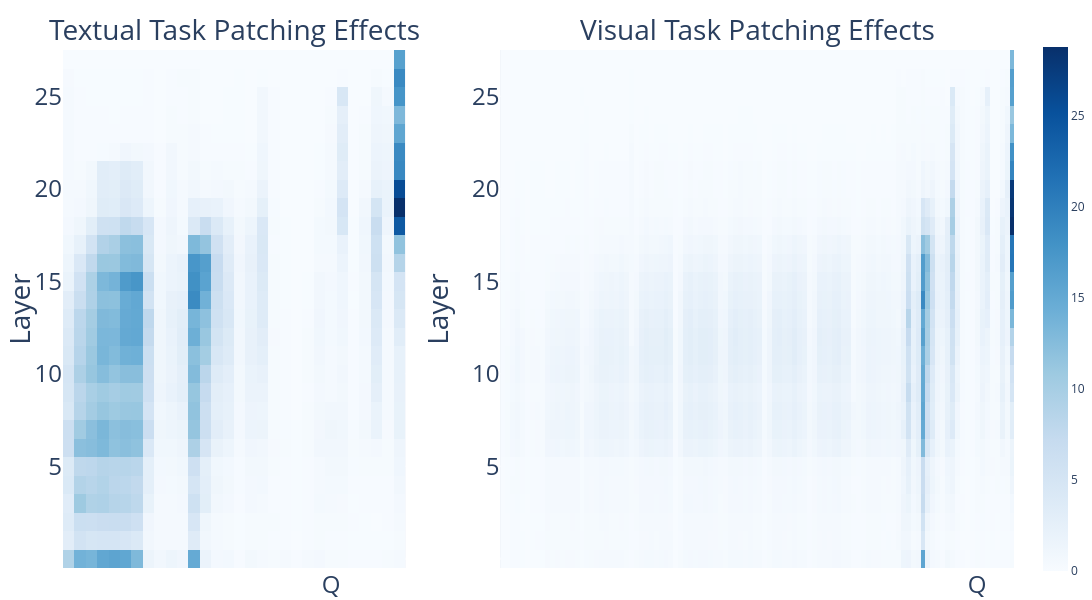
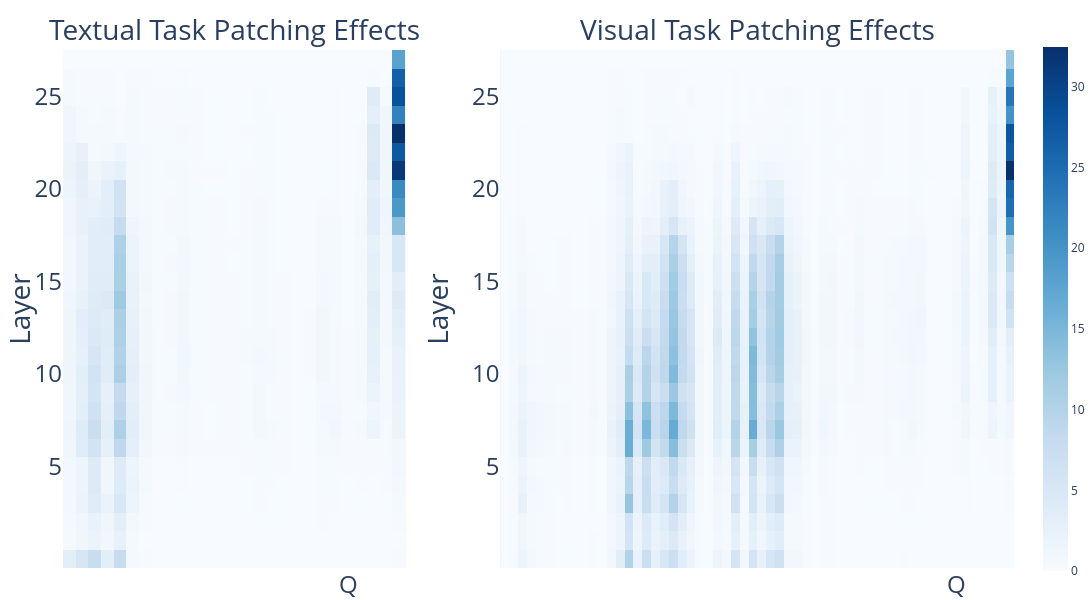
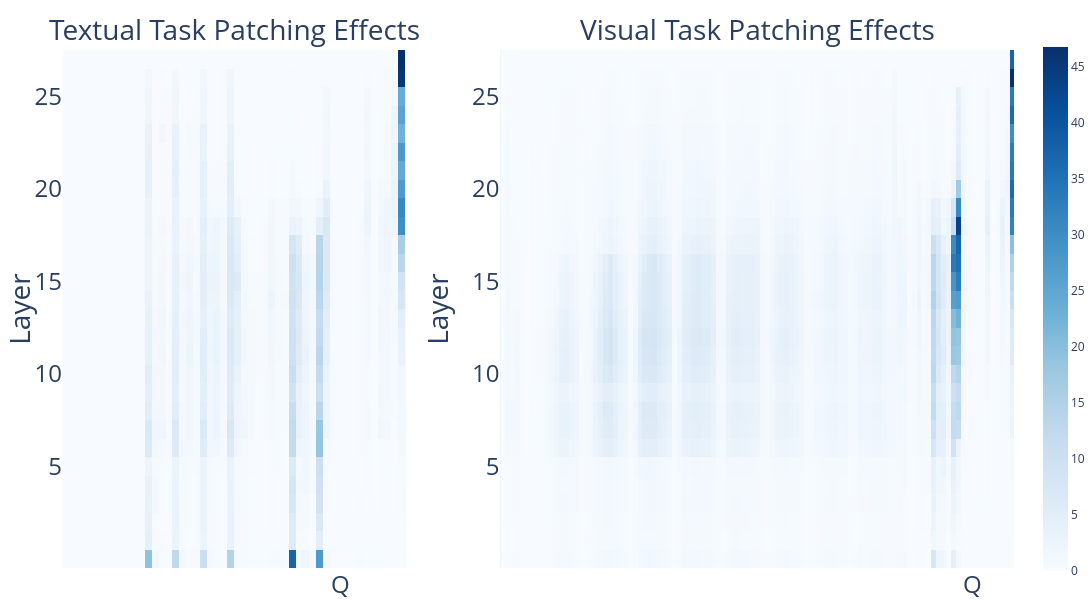

The notebook cell saved with these charts, in order:
### Code cell
fs = 28  # Font size

task_name = SUPPORTED_TASKS[0]

for task_name in SUPPORTED_TASKS:
# for task_name in SUPPORTED_TASKS[:-1]: # Exclude the last task (factual recall) since it has some out-of-memory issues for L faithfulness
    print(f"Task name: {task_name}")
    for model_name in MODEL_NAMES:
        fig = make_subplots(
            rows=1, cols=2,
            column_widths=[0.4, 0.6],
            subplot_titles=["Textual Task Patching Effects", "Visual Task Patching Effects"],
        )

        for col, modality in enumerate(['l', 'vl'], start=1):
            scores = torch.load(f'./data/{task_name}/{where_results}/{model_name}/node_scores/nap_ig_{modality}_ig=5_metric=LD.pt', weights_only=True)
            scores = {k: v.abs() for (k, v) in scores.items()}
            n_layers = len([k for k in scores.keys() if 'mlp.hook_post' in k])
            seq_len = scores[list(scores.keys())[0]].shape[0]

            summed_scores_per_layer_per_pos = torch.zeros(n_layers, seq_len)
            for layer in range(n_layers):
                mlp_hook_key = f'blocks.{layer}.mlp.hook_post'
                attn_hook_key = f'blocks.{layer}.attn.hook_z'
                for pos in range(seq_len):
                    summed_scores_per_layer_per_pos[layer, pos] = scores[mlp_hook_key][pos].sum() + scores[attn_hook_key][pos].sum()

            if modality == 'l':
                start_of_data, end_of_data = get_text_sequence_positions(model_name, task_name)
                summed_scores_per_layer_per_pos = summed_scores_per_layer_per_pos[:, start_of_data:]
                tickvals = [end_of_data]
                ticktext = ['Q']
                coloraxis = "coloraxis1"
            else:
                start_of_data, end_of_data = get_image_positions(model_name, task_name)
                summed_scores_per_layer_per_pos = summed_scores_per_layer_per_pos[:, start_of_data:]
                tickvals = [end_of_data]
                ticktext = ['Q']
                coloraxis = "coloraxis2"
            fig.update_annotations(font_size=fs)
            fig.add_trace(
                go.Heatmap(
                    z=summed_scores_per_layer_per_pos.numpy(),
                    coloraxis=coloraxis,
                ),
                row=1, col=col
            )

            fig.update_xaxes(
                tickvals=tickvals,
                ticktext=ticktext,
                tickfont=dict(size=fs - 4),
                row=1, col=col
            )
            fig.update_yaxes(
                tickvals=list(range(5, n_layers, 5)),
                title=dict(text="Layer", font=dict(size=fs)),
                tickfont=dict(size=fs - 4),
                row=1, col=col
            )

        fig.update_layout(
            coloraxis1=dict(colorscale="Blues", showscale=False),
            coloraxis2=dict(colorscale="Blues", colorbar=dict(thickness=25, len=1.05)),
            width=1600,
            height=600,
            margin=dict(l=0, r=0, t=50, b=0),
        )

        print(model_name, task_name)
        fig.show()
        os.makedirs("./figures/appendix_heatmaps", exist_ok=True)
        pio.write_image(fig, f"./figures/appendix_heatmaps/{model_name}_{task_name}.png")

### Figure 1 — Plotly figure (JSON) as saved in the notebook; plotly's stock layout.template omitted (floating-point values rounded to 4 significant figures; data arrays with more than 128 entries replaced by an {"elided": "..."} marker saying what was removed)
{"data": [{"coloraxis": "coloraxis", "type": "heatmap", "xaxis": "x", "yaxis": "y", "z": {"elided": "28x30 float values"}}, {"coloraxis": "coloraxis2", "type": "heatmap", "xaxis": "x2", "yaxis": "y2", "z": {"elided": "28x104 float values"}}], "layout": {"annotations": [{"font": {"size": 28}, "showarrow": false, "text": "Textual Task Patching Effects", "x": 0.18, "xanchor": "center", "xref": "paper", "y": 1, "yanchor": "bottom", "yref": "paper"}, {"font": {"size": 28}, "showarrow": false, "text": "Visual Task Patching Effects", "x": 0.73, "xanchor": "center", "xref": "paper", "y": 1, "yanchor": "bottom", "yref": "paper"}], "coloraxis": {"colorscale": [[0, "rgb(247,251,255)"], [0.125, "rgb(222,235,247)"], [0.25, "rgb(198,219,239)"], [0.375, "rgb(158,202,225)"], [0.5, "rgb(107,174,214)"], [0.625, "rgb(66,146,198)"], [0.75, "rgb(33,113,181)"], [0.875, "rgb(8,81,156)"], [1, "rgb(8,48,107)"]], "showscale": false}, "coloraxis2": {"colorbar": {"len": 1.05, "thickness": 25}, "colorscale": [[0, "rgb(247,251,255)"], [0.125, "rgb(222,235,247)"], [0.25, "rgb(198,219,239)"], [0.375, "rgb(158,202,225)"], [0.5, "rgb(107,174,214)"], [0.625, "rgb(66,146,198)"], [0.75, "rgb(33,113,181)"], [0.875, "rgb(8,81,156)"], [1, "rgb(8,48,107)"]]}, "height": 600, "margin": {"b": 0, "l": 0, "r": 0, "t": 50}, "width": 1600, "xaxis": {"anchor": "y", "domain": [0, 0.36], "tickfont": {"size": 24}, "ticktext": ["Q"], "tickvals": [23]}, "xaxis2": {"anchor": "y2", "domain": [0.46, 1], "tickfont": {"size": 24}, "ticktext": ["Q"], "tickvals": [96]}, "yaxis": {"anchor": "x", "domain": [0, 1], "tickfont": {"size": 24}, "tickvals": [5, 10, 15, 20, 25], "title": {"font": {"size": 28}, "text": "Layer"}}, "yaxis2": {"anchor": "x2", "domain": [0, 1], "tickfont": {"size": 24}, "tickvals": [5, 10, 15, 20, 25], "title": {"font": {"size": 28}, "text": "Layer"}}}}

### Figure 2 — Plotly figure (JSON) as saved in the notebook; plotly's stock layout.template omitted (floating-point values rounded to 4 significant figures; data arrays with more than 128 entries replaced by an {"elided": "..."} marker saying what was removed)
{"data": [{"coloraxis": "coloraxis", "type": "heatmap", "xaxis": "x", "yaxis": "y", "z": {"elided": "28x27 float values"}}, {"coloraxis": "coloraxis2", "type": "heatmap", "xaxis": "x2", "yaxis": "y2", "z": {"elided": "28x58 float values"}}], "layout": {"annotations": [{"font": {"size": 28}, "showarrow": false, "text": "Textual Task Patching Effects", "x": 0.18, "xanchor": "center", "xref": "paper", "y": 1, "yanchor": "bottom", "yref": "paper"}, {"font": {"size": 28}, "showarrow": false, "text": "Visual Task Patching Effects", "x": 0.73, "xanchor": "center", "xref": "paper", "y": 1, "yanchor": "bottom", "yref": "paper"}], "coloraxis": {"colorscale": [[0, "rgb(247,251,255)"], [0.125, "rgb(222,235,247)"], [0.25, "rgb(198,219,239)"], [0.375, "rgb(158,202,225)"], [0.5, "rgb(107,174,214)"], [0.625, "rgb(66,146,198)"], [0.75, "rgb(33,113,181)"], [0.875, "rgb(8,81,156)"], [1, "rgb(8,48,107)"]], "showscale": false}, "coloraxis2": {"colorbar": {"len": 1.05, "thickness": 25}, "colorscale": [[0, "rgb(247,251,255)"], [0.125, "rgb(222,235,247)"], [0.25, "rgb(198,219,239)"], [0.375, "rgb(158,202,225)"], [0.5, "rgb(107,174,214)"], [0.625, "rgb(66,146,198)"], [0.75, "rgb(33,113,181)"], [0.875, "rgb(8,81,156)"], [1, "rgb(8,48,107)"]]}, "height": 600, "margin": {"b": 0, "l": 0, "r": 0, "t": 50}, "width": 1600, "xaxis": {"anchor": "y", "domain": [0, 0.36], "tickfont": {"size": 24}, "ticktext": ["Q"], "tickvals": [22]}, "xaxis2": {"anchor": "y2", "domain": [0.46, 1], "tickfont": {"size": 24}, "ticktext": ["Q"], "tickvals": [51]}, "yaxis": {"anchor": "x", "domain": [0, 1], "tickfont": {"size": 24}, "tickvals": [5, 10, 15, 20, 25], "title": {"font": {"size": 28}, "text": "Layer"}}, "yaxis2": {"anchor": "x2", "domain": [0, 1], "tickfont": {"size": 24}, "tickvals": [5, 10, 15, 20, 25], "title": {"font": {"size": 28}, "text": "Layer"}}}}

### Figure 3 — Plotly figure (JSON) as saved in the notebook; plotly's stock layout.template omitted (floating-point values rounded to 4 significant figures; data arrays with more than 128 entries replaced by an {"elided": "..."} marker saying what was removed)
{"data": [{"coloraxis": "coloraxis", "type": "heatmap", "xaxis": "x", "yaxis": "y", "z": {"elided": "28x50 float values"}}, {"coloraxis": "coloraxis2", "type": "heatmap", "xaxis": "x2", "yaxis": "y2", "z": {"elided": "28x105 float values"}}], "layout": {"annotations": [{"font": {"size": 28}, "showarrow": false, "text": "Textual Task Patching Effects", "x": 0.18, "xanchor": "center", "xref": "paper", "y": 1, "yanchor": "bottom", "yref": "paper"}, {"font": {"size": 28}, "showarrow": false, "text": "Visual Task Patching Effects", "x": 0.73, "xanchor": "center", "xref": "paper", "y": 1, "yanchor": "bottom", "yref": "paper"}], "coloraxis": {"colorscale": [[0, "rgb(247,251,255)"], [0.125, "rgb(222,235,247)"], [0.25, "rgb(198,219,239)"], [0.375, "rgb(158,202,225)"], [0.5, "rgb(107,174,214)"], [0.625, "rgb(66,146,198)"], [0.75, "rgb(33,113,181)"], [0.875, "rgb(8,81,156)"], [1, "rgb(8,48,107)"]], "showscale": false}, "coloraxis2": {"colorbar": {"len": 1.05, "thickness": 25}, "colorscale": [[0, "rgb(247,251,255)"], [0.125, "rgb(222,235,247)"], [0.25, "rgb(198,219,239)"], [0.375, "rgb(158,202,225)"], [0.5, "rgb(107,174,214)"], [0.625, "rgb(66,146,198)"], [0.75, "rgb(33,113,181)"], [0.875, "rgb(8,81,156)"], [1, "rgb(8,48,107)"]]}, "height": 600, "margin": {"b": 0, "l": 0, "r": 0, "t": 50}, "width": 1600, "xaxis": {"anchor": "y", "domain": [0, 0.36], "tickfont": {"size": 24}, "ticktext": ["Q"], "tickvals": [40]}, "xaxis2": {"anchor": "y2", "domain": [0.46, 1], "tickfont": {"size": 24}, "ticktext": ["Q"], "tickvals": [96]}, "yaxis": {"anchor": "x", "domain": [0, 1], "tickfont": {"size": 24}, "tickvals": [5, 10, 15, 20, 25], "title": {"font": {"size": 28}, "text": "Layer"}}, "yaxis2": {"anchor": "x2", "domain": [0, 1], "tickfont": {"size": 24}, "tickvals": [5, 10, 15, 20, 25], "title": {"font": {"size": 28}, "text": "Layer"}}}}
